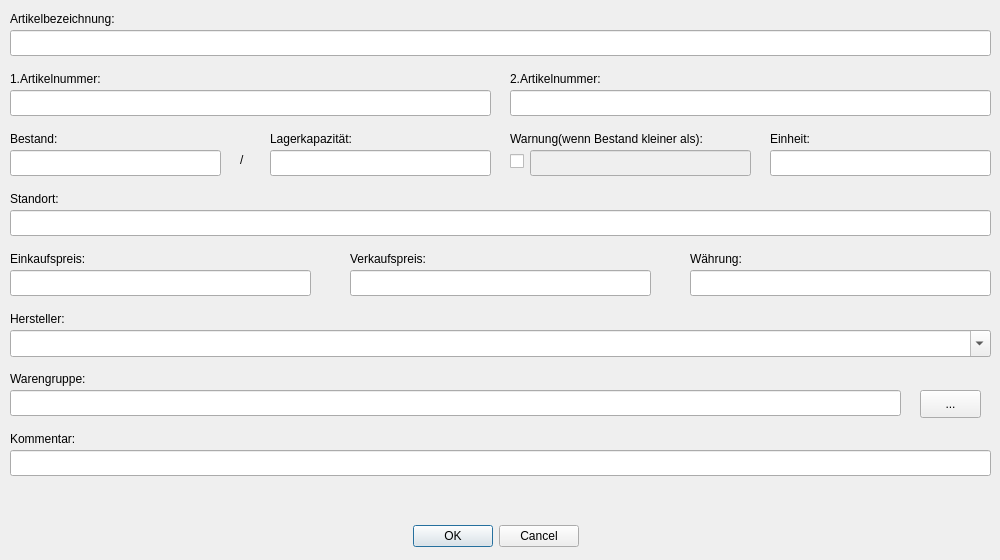
<?xml version="1.0" encoding="UTF-8"?>
<ui version="4.0">
 <class>CInputDialogArticle</class>
 <widget class="QDialog" name="CInputDialogArticle">
  <property name="geometry">
   <rect>
    <x>0</x>
    <y>0</y>
    <width>1000</width>
    <height>560</height>
   </rect>
  </property>
  <property name="minimumSize">
   <size>
    <width>0</width>
    <height>0</height>
   </size>
  </property>
  <property name="windowTitle">
   <string>Dialog</string>
  </property>
  <property name="windowIcon">
   <iconset>
    <normaloff>res/icon.ico</normaloff>res/icon.ico</iconset>
  </property>
  <widget class="QDialogButtonBox" name="buttonBox">
   <property name="geometry">
    <rect>
     <x>0</x>
     <y>520</y>
     <width>991</width>
     <height>32</height>
    </rect>
   </property>
   <property name="orientation">
    <enum>Qt::Horizontal</enum>
   </property>
   <property name="standardButtons">
    <set>QDialogButtonBox::Cancel|QDialogButtonBox::Ok</set>
   </property>
   <property name="centerButtons">
    <bool>true</bool>
   </property>
  </widget>
  <widget class="QLineEdit" name="lineEditMaxInventory">
   <property name="geometry">
    <rect>
     <x>270</x>
     <y>150</y>
     <width>221</width>
     <height>26</height>
    </rect>
   </property>
   <property name="alignment">
    <set>Qt::AlignRight|Qt::AlignTrailing|Qt::AlignVCenter</set>
   </property>
  </widget>
  <widget class="QLabel" name="label">
   <property name="geometry">
    <rect>
     <x>10</x>
     <y>10</y>
     <width>211</width>
     <height>18</height>
    </rect>
   </property>
   <property name="text">
    <string>Artikelbezeichnung:</string>
   </property>
  </widget>
  <widget class="QLabel" name="label_9">
   <property name="geometry">
    <rect>
     <x>10</x>
     <y>430</y>
     <width>121</width>
     <height>18</height>
    </rect>
   </property>
   <property name="text">
    <string>Kommentar:</string>
   </property>
  </widget>
  <widget class="QLineEdit" name="lineEditName">
   <property name="geometry">
    <rect>
     <x>10</x>
     <y>30</y>
     <width>981</width>
     <height>26</height>
    </rect>
   </property>
   <property name="maxLength">
    <number>200</number>
   </property>
  </widget>
  <widget class="QLabel" name="label_2">
   <property name="geometry">
    <rect>
     <x>10</x>
     <y>70</y>
     <width>141</width>
     <height>18</height>
    </rect>
   </property>
   <property name="text">
    <string>1.Artikelnummer:</string>
   </property>
  </widget>
  <widget class="QLineEdit" name="lineEditLocation">
   <property name="geometry">
    <rect>
     <x>10</x>
     <y>210</y>
     <width>981</width>
     <height>26</height>
    </rect>
   </property>
   <property name="maxLength">
    <number>200</number>
   </property>
  </widget>
  <widget class="QLabel" name="label_13">
   <property name="geometry">
    <rect>
     <x>350</x>
     <y>250</y>
     <width>141</width>
     <height>18</height>
    </rect>
   </property>
   <property name="text">
    <string>Verkaufspreis:</string>
   </property>
  </widget>
  <widget class="QLineEdit" name="lineEditWaregroup">
   <property name="geometry">
    <rect>
     <x>10</x>
     <y>390</y>
     <width>891</width>
     <height>26</height>
    </rect>
   </property>
   <property name="maxLength">
    <number>200</number>
   </property>
  </widget>
  <widget class="QPushButton" name="pushButtonWaregroup">
   <property name="geometry">
    <rect>
     <x>920</x>
     <y>390</y>
     <width>61</width>
     <height>28</height>
    </rect>
   </property>
   <property name="text">
    <string>...</string>
   </property>
  </widget>
  <widget class="QLabel" name="label_4">
   <property name="geometry">
    <rect>
     <x>270</x>
     <y>130</y>
     <width>151</width>
     <height>18</height>
    </rect>
   </property>
   <property name="text">
    <string>Lagerkapazität:</string>
   </property>
  </widget>
  <widget class="QLabel" name="label_14">
   <property name="geometry">
    <rect>
     <x>690</x>
     <y>250</y>
     <width>111</width>
     <height>18</height>
    </rect>
   </property>
   <property name="text">
    <string>Währung:</string>
   </property>
  </widget>
  <widget class="QLabel" name="labelError">
   <property name="geometry">
    <rect>
     <x>10</x>
     <y>488</y>
     <width>981</width>
     <height>20</height>
    </rect>
   </property>
   <property name="palette">
    <palette>
     <active>
      <colorrole role="WindowText">
       <brush brushstyle="SolidPattern">
        <color alpha="255">
         <red>170</red>
         <green>0</green>
         <blue>0</blue>
        </color>
       </brush>
      </colorrole>
      <colorrole role="Text">
       <brush brushstyle="SolidPattern">
        <color alpha="255">
         <red>170</red>
         <green>0</green>
         <blue>0</blue>
        </color>
       </brush>
      </colorrole>
     </active>
     <inactive>
      <colorrole role="WindowText">
       <brush brushstyle="SolidPattern">
        <color alpha="255">
         <red>170</red>
         <green>0</green>
         <blue>0</blue>
        </color>
       </brush>
      </colorrole>
      <colorrole role="Text">
       <brush brushstyle="SolidPattern">
        <color alpha="255">
         <red>170</red>
         <green>0</green>
         <blue>0</blue>
        </color>
       </brush>
      </colorrole>
     </inactive>
     <disabled>
      <colorrole role="WindowText">
       <brush brushstyle="SolidPattern">
        <color alpha="255">
         <red>127</red>
         <green>125</green>
         <blue>123</blue>
        </color>
       </brush>
      </colorrole>
      <colorrole role="Text">
       <brush brushstyle="SolidPattern">
        <color alpha="255">
         <red>127</red>
         <green>125</green>
         <blue>123</blue>
        </color>
       </brush>
      </colorrole>
     </disabled>
    </palette>
   </property>
   <property name="font">
    <font>
     <weight>75</weight>
     <bold>true</bold>
    </font>
   </property>
   <property name="text">
    <string/>
   </property>
   <property name="alignment">
    <set>Qt::AlignCenter</set>
   </property>
  </widget>
  <widget class="QLabel" name="label_10">
   <property name="geometry">
    <rect>
     <x>770</x>
     <y>130</y>
     <width>111</width>
     <height>18</height>
    </rect>
   </property>
   <property name="text">
    <string>Einheit:</string>
   </property>
  </widget>
  <widget class="QLabel" name="label_7">
   <property name="geometry">
    <rect>
     <x>10</x>
     <y>310</y>
     <width>111</width>
     <height>18</height>
    </rect>
   </property>
   <property name="text">
    <string>Hersteller:</string>
   </property>
  </widget>
  <widget class="QLabel" name="label_11">
   <property name="geometry">
    <rect>
     <x>510</x>
     <y>70</y>
     <width>151</width>
     <height>18</height>
    </rect>
   </property>
   <property name="text">
    <string>2.Artikelnummer:</string>
   </property>
  </widget>
  <widget class="QLabel" name="label_3">
   <property name="geometry">
    <rect>
     <x>10</x>
     <y>130</y>
     <width>131</width>
     <height>18</height>
    </rect>
   </property>
   <property name="text">
    <string>Bestand:</string>
   </property>
  </widget>
  <widget class="QLineEdit" name="lineEditComment">
   <property name="geometry">
    <rect>
     <x>10</x>
     <y>450</y>
     <width>981</width>
     <height>26</height>
    </rect>
   </property>
   <property name="maxLength">
    <number>200</number>
   </property>
  </widget>
  <widget class="QLineEdit" name="lineEditUnit">
   <property name="geometry">
    <rect>
     <x>770</x>
     <y>150</y>
     <width>221</width>
     <height>26</height>
    </rect>
   </property>
   <property name="maxLength">
    <number>200</number>
   </property>
  </widget>
  <widget class="QLineEdit" name="lineEditInventory">
   <property name="geometry">
    <rect>
     <x>10</x>
     <y>150</y>
     <width>211</width>
     <height>26</height>
    </rect>
   </property>
   <property name="alignment">
    <set>Qt::AlignRight|Qt::AlignTrailing|Qt::AlignVCenter</set>
   </property>
  </widget>
  <widget class="QLabel" name="label_12">
   <property name="geometry">
    <rect>
     <x>10</x>
     <y>250</y>
     <width>131</width>
     <height>18</height>
    </rect>
   </property>
   <property name="text">
    <string>Einkaufspreis:</string>
   </property>
  </widget>
  <widget class="QLabel" name="label_6">
   <property name="geometry">
    <rect>
     <x>10</x>
     <y>190</y>
     <width>111</width>
     <height>18</height>
    </rect>
   </property>
   <property name="text">
    <string>Standort:</string>
   </property>
  </widget>
  <widget class="QCheckBox" name="checkBoxWarning">
   <property name="geometry">
    <rect>
     <x>510</x>
     <y>150</y>
     <width>21</width>
     <height>22</height>
    </rect>
   </property>
   <property name="text">
    <string/>
   </property>
  </widget>
  <widget class="QLabel" name="label_5">
   <property name="geometry">
    <rect>
     <x>240</x>
     <y>150</y>
     <width>20</width>
     <height>20</height>
    </rect>
   </property>
   <property name="text">
    <string>/</string>
   </property>
  </widget>
  <widget class="QLabel" name="label_8">
   <property name="geometry">
    <rect>
     <x>10</x>
     <y>370</y>
     <width>131</width>
     <height>18</height>
    </rect>
   </property>
   <property name="text">
    <string>Warengruppe:</string>
   </property>
  </widget>
  <widget class="QLineEdit" name="lineEditArticlenumber_2">
   <property name="geometry">
    <rect>
     <x>510</x>
     <y>90</y>
     <width>481</width>
     <height>26</height>
    </rect>
   </property>
   <property name="maxLength">
    <number>200</number>
   </property>
  </widget>
  <widget class="QLineEdit" name="lineEditValuta">
   <property name="geometry">
    <rect>
     <x>690</x>
     <y>270</y>
     <width>301</width>
     <height>26</height>
    </rect>
   </property>
   <property name="maxLength">
    <number>200</number>
   </property>
  </widget>
  <widget class="QLineEdit" name="lineEditWarningLimit">
   <property name="enabled">
    <bool>false</bool>
   </property>
   <property name="geometry">
    <rect>
     <x>530</x>
     <y>150</y>
     <width>221</width>
     <height>26</height>
    </rect>
   </property>
   <property name="maxLength">
    <number>6</number>
   </property>
  </widget>
  <widget class="QLineEdit" name="lineEditArticlenumber">
   <property name="geometry">
    <rect>
     <x>10</x>
     <y>90</y>
     <width>481</width>
     <height>26</height>
    </rect>
   </property>
   <property name="maxLength">
    <number>200</number>
   </property>
  </widget>
  <widget class="QComboBox" name="comboBox">
   <property name="geometry">
    <rect>
     <x>10</x>
     <y>330</y>
     <width>981</width>
     <height>27</height>
    </rect>
   </property>
   <property name="editable">
    <bool>true</bool>
   </property>
  </widget>
  <widget class="QLineEdit" name="lineEditBaseprice">
   <property name="geometry">
    <rect>
     <x>10</x>
     <y>270</y>
     <width>301</width>
     <height>26</height>
    </rect>
   </property>
   <property name="maxLength">
    <number>15</number>
   </property>
   <property name="alignment">
    <set>Qt::AlignRight|Qt::AlignTrailing|Qt::AlignVCenter</set>
   </property>
  </widget>
  <widget class="QLabel" name="label_15">
   <property name="geometry">
    <rect>
     <x>510</x>
     <y>130</y>
     <width>251</width>
     <height>17</height>
    </rect>
   </property>
   <property name="text">
    <string>Warnung(wenn Bestand kleiner als):</string>
   </property>
  </widget>
  <widget class="QLineEdit" name="lineEditSalesprice">
   <property name="geometry">
    <rect>
     <x>350</x>
     <y>270</y>
     <width>301</width>
     <height>26</height>
    </rect>
   </property>
   <property name="maxLength">
    <number>15</number>
   </property>
   <property name="alignment">
    <set>Qt::AlignRight|Qt::AlignTrailing|Qt::AlignVCenter</set>
   </property>
  </widget>
 </widget>
 <tabstops>
  <tabstop>lineEditName</tabstop>
  <tabstop>lineEditArticlenumber</tabstop>
  <tabstop>lineEditArticlenumber_2</tabstop>
  <tabstop>lineEditInventory</tabstop>
  <tabstop>lineEditMaxInventory</tabstop>
  <tabstop>checkBoxWarning</tabstop>
  <tabstop>lineEditWarningLimit</tabstop>
  <tabstop>lineEditUnit</tabstop>
  <tabstop>lineEditLocation</tabstop>
  <tabstop>lineEditBaseprice</tabstop>
  <tabstop>lineEditSalesprice</tabstop>
  <tabstop>lineEditValuta</tabstop>
  <tabstop>comboBox</tabstop>
  <tabstop>lineEditWaregroup</tabstop>
  <tabstop>pushButtonWaregroup</tabstop>
  <tabstop>lineEditComment</tabstop>
  <tabstop>buttonBox</tabstop>
 </tabstops>
 <resources/>
 <connections>
  <connection>
   <sender>buttonBox</sender>
   <signal>accepted()</signal>
   <receiver>CInputDialogArticle</receiver>
   <slot>accept()</slot>
   <hints>
    <hint type="sourcelabel">
     <x>248</x>
     <y>254</y>
    </hint>
    <hint type="destinationlabel">
     <x>157</x>
     <y>274</y>
    </hint>
   </hints>
  </connection>
  <connection>
   <sender>buttonBox</sender>
   <signal>rejected()</signal>
   <receiver>CInputDialogArticle</receiver>
   <slot>reject()</slot>
   <hints>
    <hint type="sourcelabel">
     <x>316</x>
     <y>260</y>
    </hint>
    <hint type="destinationlabel">
     <x>286</x>
     <y>274</y>
    </hint>
   </hints>
  </connection>
 </connections>
</ui>
